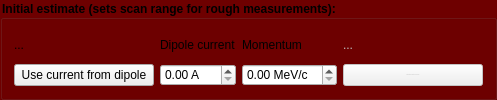
            <widget class="QGroupBox" name="groupBox">
             <property name="minimumSize">
              <size>
               <width>0</width>
               <height>71</height>
              </size>
             </property>
             <property name="font">
              <font>
               <weight>75</weight>
               <bold>true</bold>
              </font>
             </property>
             <property name="styleSheet">
              <string notr="true">QGroupBox{ background-color: rgb(110, 0, 0);}
QLabel{ background-color: rgba(0,0,0,0%);}</string>
             </property>
             <property name="title">
              <string>Initial estimate (sets scan range for rough measurements):</string>
             </property>
             <layout class="QVBoxLayout" name="verticalLayout_2">
              <item>
               <layout class="QGridLayout" name="gridLayout">
                <item row="0" column="0">
                 <widget class="QLabel" name="label_I">
                  <property name="minimumSize">
                   <size>
                    <width>120</width>
                    <height>0</height>
                   </size>
                  </property>
                  <property name="text">
                   <string>...</string>
                  </property>
                 </widget>
                </item>
                <item row="0" column="1">
                 <widget class="QLabel" name="label">
                  <property name="text">
                   <string>Dipole current</string>
                  </property>
                 </widget>
                </item>
                <item row="0" column="2">
                 <widget class="QLabel" name="label_2">
                  <property name="text">
                   <string>Momentum</string>
                  </property>
                 </widget>
                </item>
                <item row="0" column="3">
                 <widget class="QLabel" name="label_RF">
                  <property name="enabled">
                   <bool>false</bool>
                  </property>
                  <property name="minimumSize">
                   <size>
                    <width>120</width>
                    <height>0</height>
                   </size>
                  </property>
                  <property name="text">
                   <string>...</string>
                  </property>
                 </widget>
                </item>
                <item row="1" column="0">
                 <widget class="QPushButton" name="pushButton_useCurrent">
                  <property name="sizePolicy">
                   <sizepolicy hsizetype="Minimum" vsizetype="Fixed">
                    <horstretch>0</horstretch>
                    <verstretch>0</verstretch>
                   </sizepolicy>
                  </property>
                  <property name="minimumSize">
                   <size>
                    <width>140</width>
                    <height>22</height>
                   </size>
                  </property>
                  <property name="maximumSize">
                   <size>
                    <width>371</width>
                    <height>16777215</height>
                   </size>
                  </property>
                  <property name="text">
                   <string>Use current from dipole</string>
                  </property>
                  <property name="checked">
                   <bool>false</bool>
                  </property>
                 </widget>
                </item>
                <item row="1" column="1">
                 <widget class="QDoubleSpinBox" name="doubleSpinBox_I">
                  <property name="suffix">
                   <string> A</string>
                  </property>
                 </widget>
                </item>
                <item row="1" column="2">
                 <widget class="QDoubleSpinBox" name="doubleSpinBox_p">
                  <property name="suffix">
                   <string> MeV/c</string>
                  </property>
                 </widget>
                </item>
                <item row="1" column="3">
                 <widget class="QPushButton" name="pushButton_useRF">
                  <property name="enabled">
                   <bool>false</bool>
                  </property>
                  <property name="sizePolicy">
                   <sizepolicy hsizetype="Minimum" vsizetype="Fixed">
                    <horstretch>0</horstretch>
                    <verstretch>0</verstretch>
                   </sizepolicy>
                  </property>
                  <property name="minimumSize">
                   <size>
                    <width>140</width>
                    <height>22</height>
                   </size>
                  </property>
                  <property name="maximumSize">
                   <size>
                    <width>371</width>
                    <height>16777215</height>
                   </size>
                  </property>
                  <property name="font">
                   <font>
                    <pointsize>-1</pointsize>
                   </font>
                  </property>
                  <property name="text">
                   <string>Estimate momentum from RF</string>
                  </property>
                  <property name="checked">
                   <bool>false</bool>
                  </property>
                 </widget>
                </item>
               </layout>
              </item>
             </layout>
            </widget>
